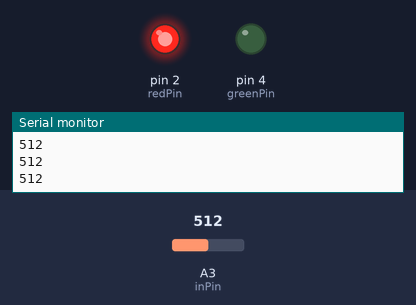
This sketch was run on a simulated Arduino Uno, built with avr-gcc and run on an emulated ATmega328P. Shown: output pins drawn as LEDs (lit = HIGH), the last lines printed to the serial monitor. Inputs (shaded band) come from the test bench; at power-on: A3 (inPin) = 512.

Above: at 1.2 s.
1.3 s: A3 (inPin) set to 23
2.8 s: A3 (inPin) set to 19
At 3.6 s:
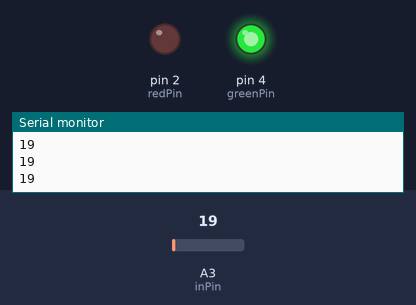
4.3 s: A3 (inPin) set to 122
At 4.9 s:
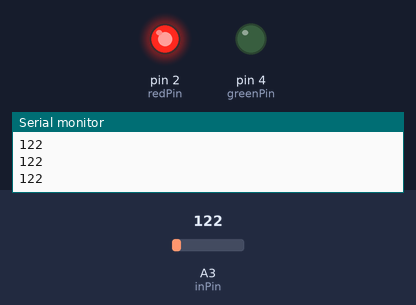
5.9 s: A3 (inPin) set to 10
At 7.4 s:
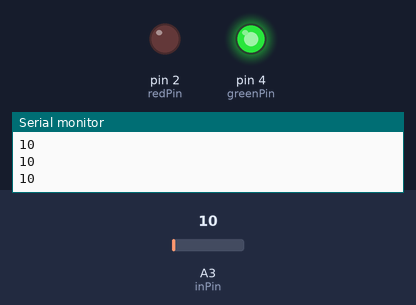
Timing chart, 0 to 8.5 s (numbered marks = the images above; inputs shaded):
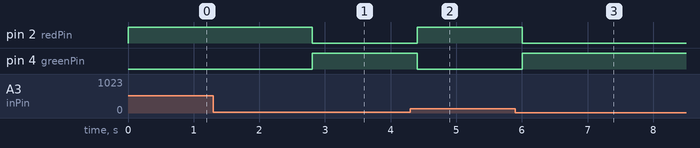

Measured:
- the behaviour switches between 21 and 20 on A3 (inPin) (found by bisection; images 0 and 1)
- after the input at 2.8 s, pin 2 (redPin): HIGH → LOW at once; pin 4 (greenPin): LOW → HIGH at once
- after the input at 4.3 s, pin 2 (redPin): LOW → HIGH after 0.11 s; pin 4 (greenPin): HIGH → LOW after 0.11 s
- after the input at 5.9 s, pin 2 (redPin): HIGH → LOW after 0.11 s; pin 4 (greenPin): LOW → HIGH after 0.11 s

The sketch:

sketch_feb27a.ino
```cpp
int inPin = A3;
int myDelay = 200;
int readValue;
int redPin = 2;
int greenPin = 4;

void setup() {
  pinMode(inPin, INPUT);
  pinMode(redPin, OUTPUT);
  pinMode(greenPin, OUTPUT);
  Serial.begin(9600);
}

void loop() {
  readValue = analogRead(inPin);
  Serial.println(readValue);
  if (readValue > 20) {
    digitalWrite(redPin, HIGH);
    digitalWrite(greenPin, LOW);
  } else {
    digitalWrite(redPin, LOW);
    digitalWrite(greenPin, HIGH);
  }
  delay(myDelay);
}
```
